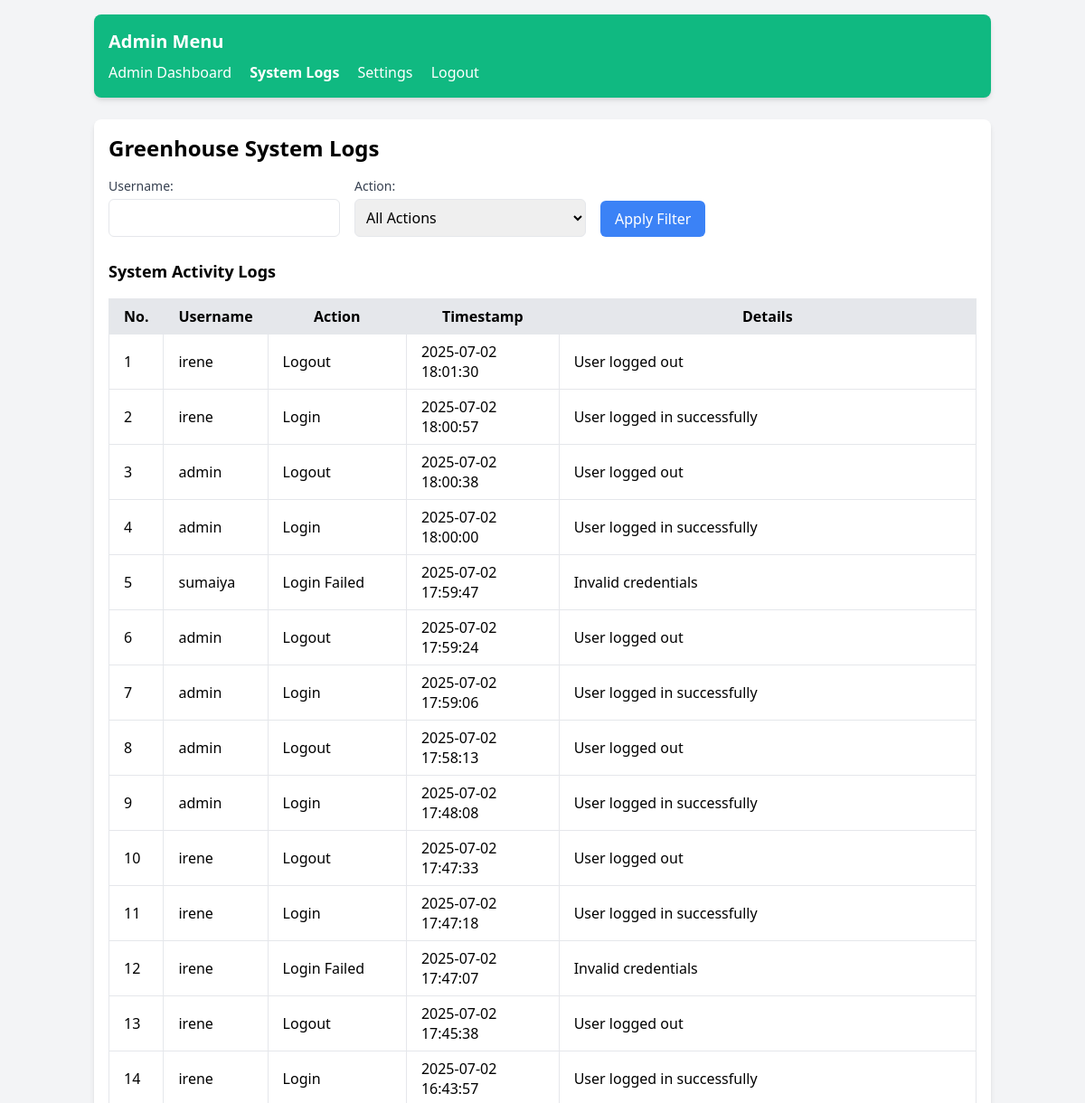
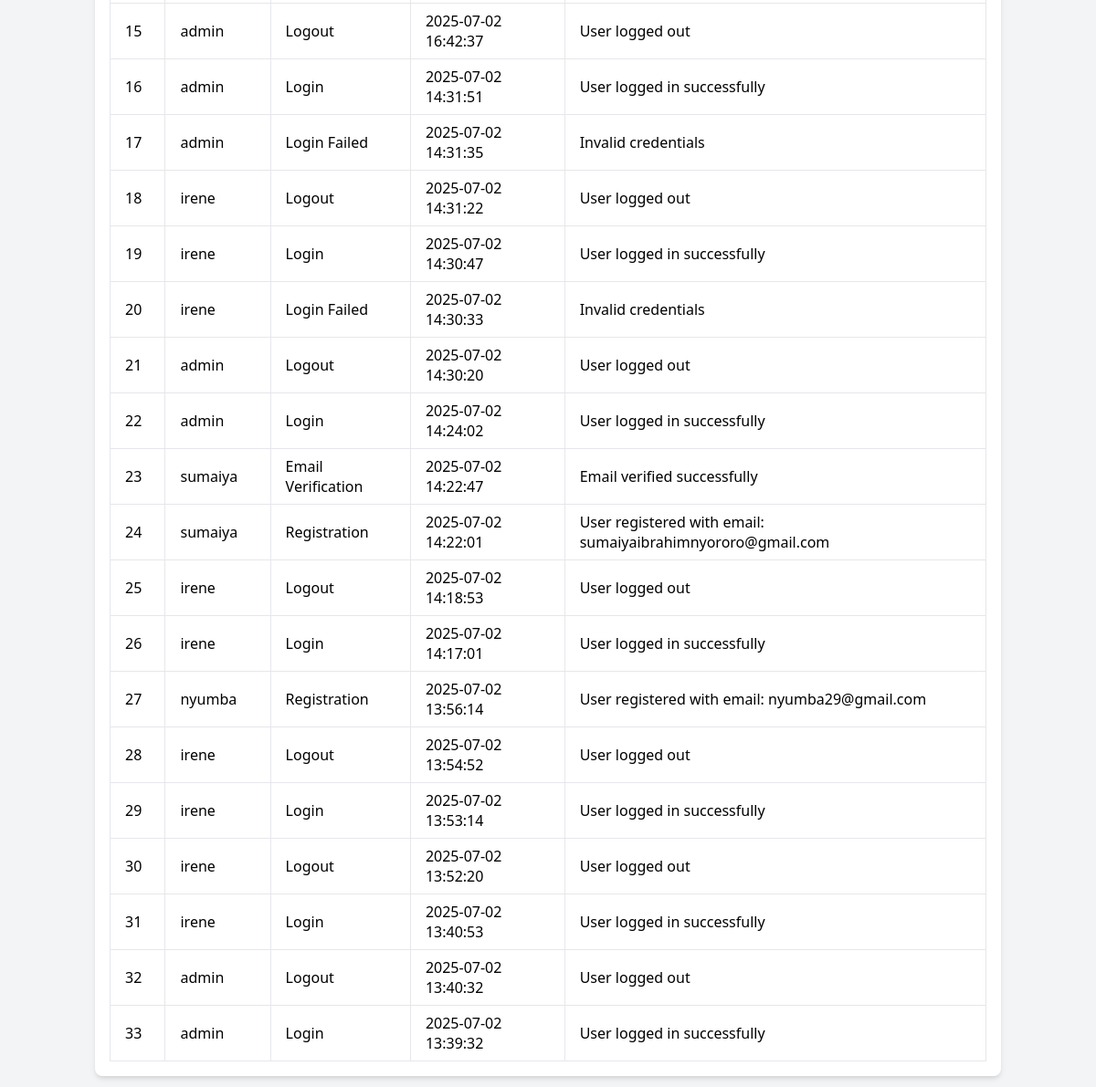
The page /admin/system_logs (signed in) on the database its author committed (2 pictures, top to bottom).
### tables this page shows
CREATE TABLE system_logs (
        id INTEGER PRIMARY KEY AUTOINCREMENT,
        username TEXT NOT NULL,
        action TEXT NOT NULL,
        timestamp TEXT NOT NULL,
        details TEXT
    );

### app.py (the view, shortened to what this page needs)
@app.route('/admin/system_logs', methods=['GET', 'POST'])
def system_logs():
    if 'user' not in session or not session.get('is_admin'):
        return "Unauthorized: Admins only", 403
    db_path = os.path.join(os.path.dirname(__file__), 'greenhouse.db')
    try:
        with sqlite3.connect(db_path, timeout=10) as conn:
            conn.row_factory = sqlite3.Row
            c = conn.cursor()
            query = "SELECT username, action, timestamp, details FROM system_logs"
            params = []
            query += " ORDER BY timestamp DESC LIMIT 50"
            c.execute(query, params)
            logs = c.fetchall()
        return render_template('system_logs.html', logs=logs)
    except sqlite3.OperationalError as e:
        print(f"Database error in system_logs: {e}")
        return render_template('system_logs.html', logs=[], error="Database is temporarily unavailable. Please try again.")

### templates/system_logs.html (shortened to what this page needs)
        <!DOCTYPE html>
<html lang="en">
<head>
    <link href="https://cdn.jsdelivr.net/npm/tailwindcss@2.2.19/dist/tailwind.min.css" rel="stylesheet">
</head>
<body class="bg-gray-100 font-sans">
    <div class="container mx-auto p-4">
        <nav class="bg-green-500 text-white p-4 rounded-lg shadow-md mb-6">
            <h2 class="text-xl font-bold">Admin Menu</h2>
            <div class="mt-2">
                <a href="{{ url_for('admin_dashboard') }}" class="text-white hover:underline mr-4">Admin Dashboard</a>
                <a href="{{ url_for('system_logs') }}" class="text-white hover:underline mr-4 font-bold">System Logs</a>
                <a href="{{ url_for('admin_settings') }}" class="text-white hover:underline mr-4">Settings</a>
                <a href="{{ url_for('logout') }}" class="text-white hover:underline">Logout</a>
            </div>
        </nav>
        <div class="bg-white p-4 rounded-lg shadow-md mb-6">
            <h1 class="text-2xl font-bold mb-4">Greenhouse System Logs</h1>
            <form action="{{ url_for('system_logs') }}" method="POST" class="flex space-x-4 mb-6">
                <div>
                    <label for="username" class="block text-sm font-medium text-gray-700">Username:</label>
                    <input type="text" id="username" name="username" value="{{ request.form.username or '' }}" class="mt-1 p-2 border rounded-md w-64">
                </div>
                <div>
                    <label for="action" class="block text-sm font-medium text-gray-700">Action:</label>
                    <select id="action" name="action" class="mt-1 p-2 border rounded-md w-64">
                        <option value="">All Actions</option>
                    </select>
                </div>
                <div class="flex items-end">
                    <button type="submit" class="bg-blue-500 text-white px-4 py-2 rounded-md hover:bg-blue-600">Apply Filter</button>
                </div>
            </form>
            <h2 class="text-lg font-semibold mb-4">System Activity Logs</h2>
            <div class="overflow-x-auto">
                <table class="min-w-full bg-white border">
                    <thead>
                        <tr class="bg-gray-200">
                            <th class="px-4 py-2 border">No.</th>
                            <th class="px-4 py-2 border">Username</th>
                            <th class="px-4 py-2 border">Action</th>
                            <th class="px-4 py-2 border">Timestamp</th>
                            <th class="px-4 py-2 border">Details</th>
                        </tr>
                    </thead>
                    <tbody>
                        {% for log in logs %}
                        <tr>
                            <td class="px-4 py-2 border">{{ loop.index }}</td>
                            <td class="px-4 py-2 border">{{ log.username }}</td>
                            <td class="px-4 py-2 border">{{ log.action }}</td>
                            <td class="px-4 py-2 border">{{ log.timestamp }}</td>
                            <td class="px-4 py-2 border">{{ log.details or 'N/A' }}</td>
                        </tr>
                        {% endfor %}
                    </tbody>
                </table>
            </div>
        </div>
    </div>
</body>
</html>

### rows shown on the page
system_logs: username "irene", action "Logout", timestamp "2025-07-02 18:01:30", details "User logged out"
system_logs: username "irene", action "Login", timestamp "2025-07-02 18:00:57", details "User logged in successfully"
system_logs: username "admin", action "Logout", timestamp "2025-07-02 18:00:38", details "User logged out"
system_logs: username "admin", action "Login", timestamp "2025-07-02 18:00:00", details "User logged in successfully"
system_logs: username "sumaiya", action "Login Failed", timestamp "2025-07-02 17:59:47", details "Invalid credentials"
system_logs: username "admin", action "Logout", timestamp "2025-07-02 17:59:24", details "User logged out"
system_logs: username "admin", action "Login", timestamp "2025-07-02 17:59:06", details "User logged in successfully"
system_logs: username "admin", action "Logout", timestamp "2025-07-02 17:58:13", details "User logged out"
system_logs: username "admin", action "Login", timestamp "2025-07-02 17:48:08", details "User logged in successfully"
system_logs: username "irene", action "Logout", timestamp "2025-07-02 17:47:33", details "User logged out"
system_logs: username "irene", action "Login", timestamp "2025-07-02 17:47:18", details "User logged in successfully"
system_logs: username "irene", action "Login Failed", timestamp "2025-07-02 17:47:07", details "Invalid credentials"
system_logs: username "irene", action "Logout", timestamp "2025-07-02 17:45:38", details "User logged out"
system_logs: username "irene", action "Login", timestamp "2025-07-02 16:43:57", details "User logged in successfully"
system_logs: username "admin", action "Logout", timestamp "2025-07-02 16:42:37", details "User logged out"
system_logs: username "admin", action "Login", timestamp "2025-07-02 14:31:51", details "User logged in successfully"
system_logs: username "admin", action "Login Failed", timestamp "2025-07-02 14:31:35", details "Invalid credentials"
system_logs: username "irene", action "Logout", timestamp "2025-07-02 14:31:22", details "User logged out"
system_logs: username "irene", action "Login", timestamp "2025-07-02 14:30:47", details "User logged in successfully"
system_logs: username "irene", action "Login Failed", timestamp "2025-07-02 14:30:33", details "Invalid credentials"
system_logs: username "admin", action "Logout", timestamp "2025-07-02 14:30:20", details "User logged out"
system_logs: username "admin", action "Login", timestamp "2025-07-02 14:24:02", details "User logged in successfully"
system_logs: username "sumaiya", action "Email Verification", timestamp "2025-07-02 14:22:47", details "Email verified successfully"
system_logs: username "sumaiya", action "Registration", timestamp "2025-07-02 14:22:01", details "User registered with email: sumaiyaibrahimnyororo@gmail.com"
system_logs: username "irene", action "Logout", timestamp "2025-07-02 14:18:53", details "User logged out"
system_logs: username "irene", action "Login", timestamp "2025-07-02 14:17:01", details "User logged in successfully"
system_logs: username "nyumba", action "Registration", timestamp "2025-07-02 13:56:14", details "User registered with email: nyumba29@gmail.com"
system_logs: username "irene", action "Logout", timestamp "2025-07-02 13:54:52", details "User logged out"
system_logs: username "irene", action "Login", timestamp "2025-07-02 13:53:14", details "User logged in successfully"
system_logs: username "irene", action "Logout", timestamp "2025-07-02 13:52:20", details "User logged out"
system_logs: username "irene", action "Login", timestamp "2025-07-02 13:40:53", details "User logged in successfully"
system_logs: username "admin", action "Logout", timestamp "2025-07-02 13:40:32", details "User logged out"
system_logs: username "admin", action "Login", timestamp "2025-07-02 13:39:32", details "User logged in successfully"
